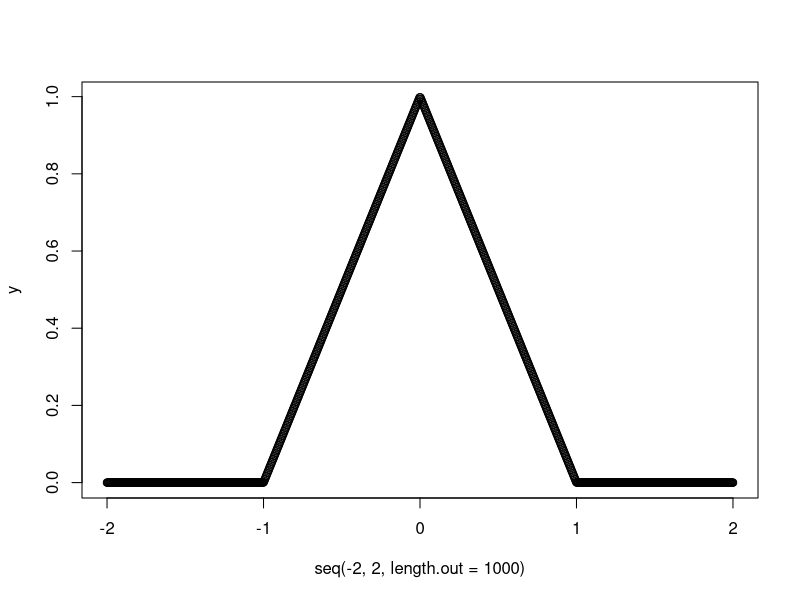
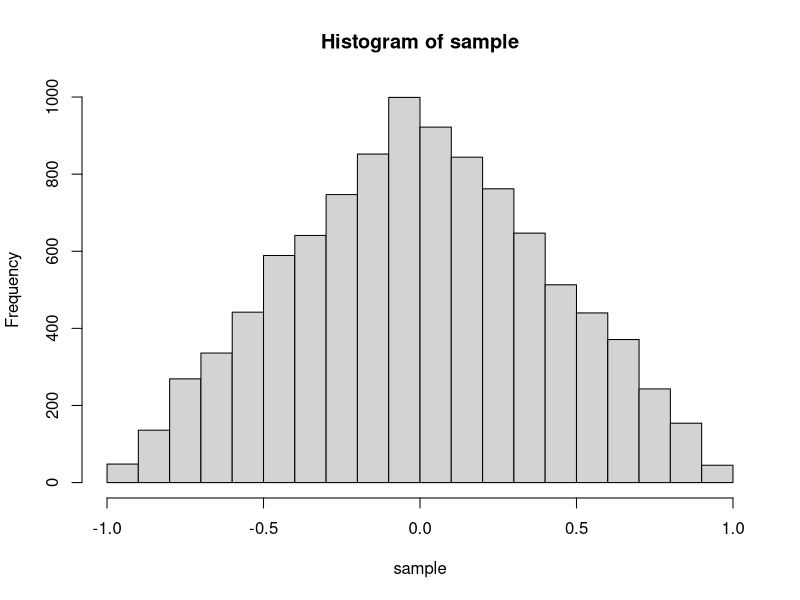
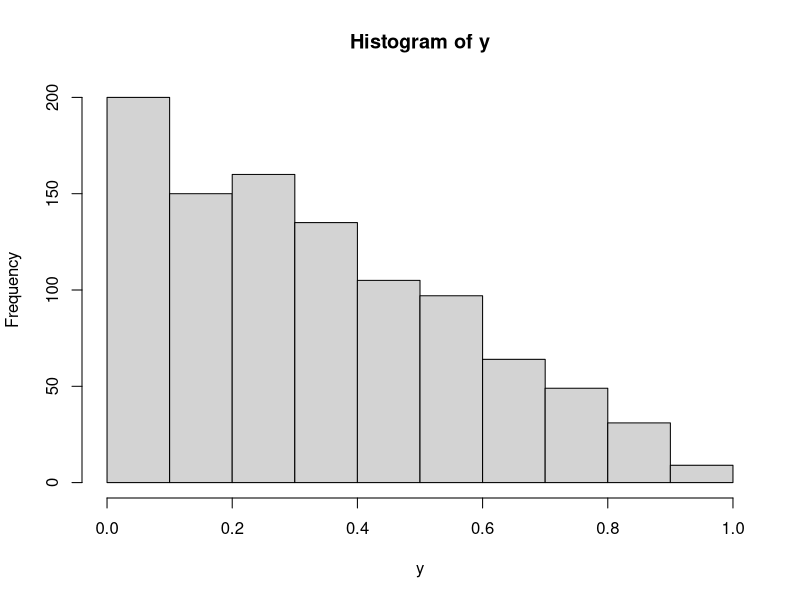
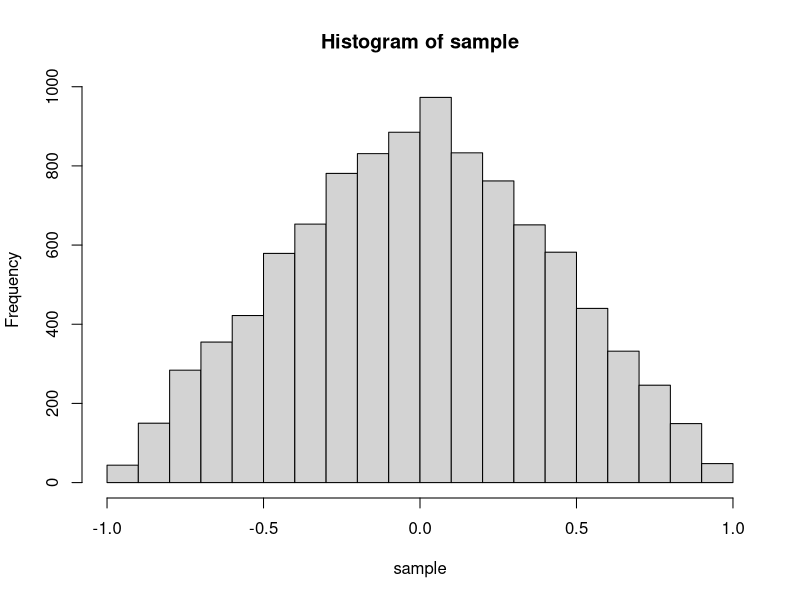
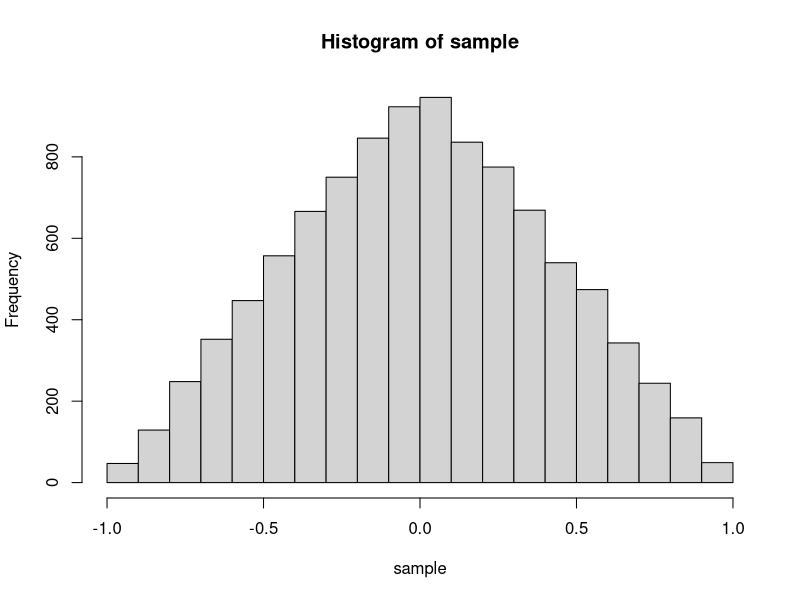
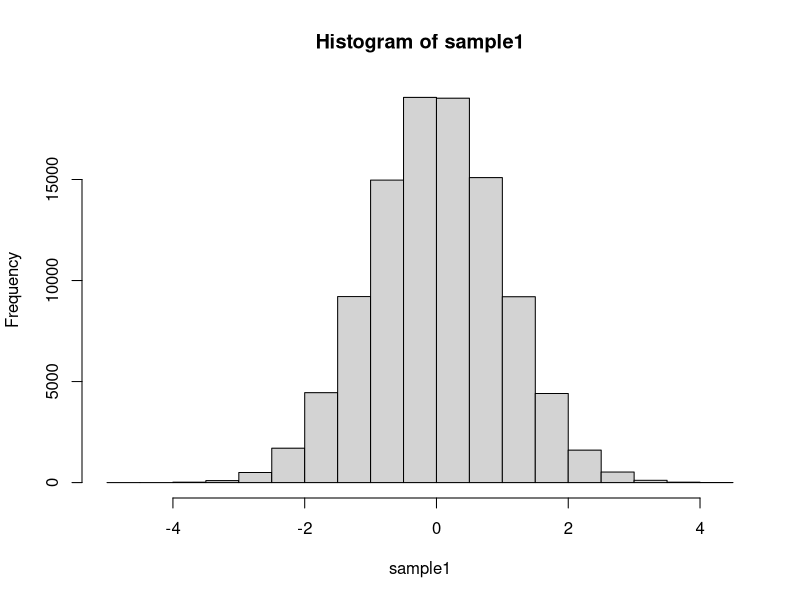
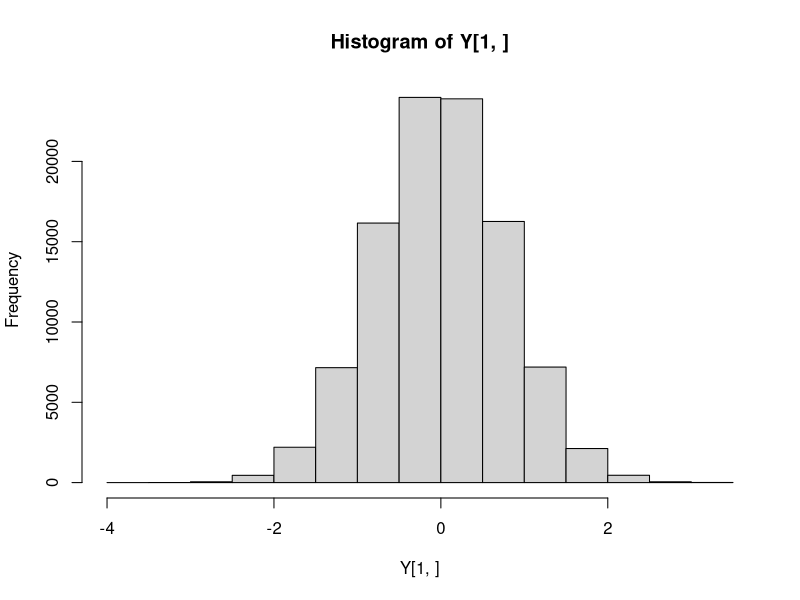
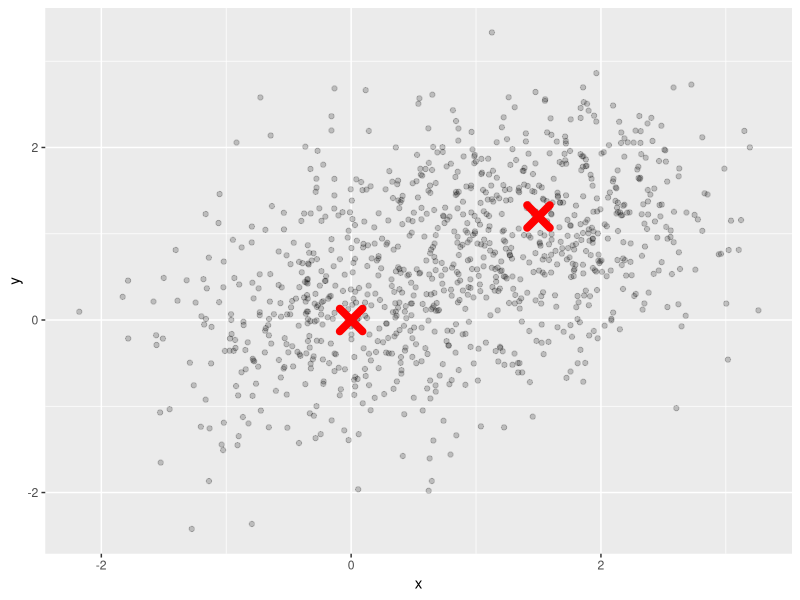

Here is the R script that generated these plots, in order:
## ---- chunk 1

tri_fun <- function(x) {
  
  
  
  
  if (x < -1) {
    return(0)
  } else if (x <= 0) {
    return(x+1)
  } else if (x <= 1) {
    return(1-x)
  } else {
    return(0)
  }
  
}

y <- sapply(seq(-2, 2, length.out = 1000), tri_fun)
plot(seq(-2, 2, length.out = 1000), y)

## ---- chunk 2

set.seed(123)
n <- 10000
rejection_count <- 0
sample <- c()

while(length(sample) < n){
  U1 <- runif(1, -1, 1)
  U2 <- runif(1, 0, 1)
  
  
  
  if (tri_fun(U1) > U2) {
      
      sample <- c(sample, U1)

  } else {
    rejection_count <- rejection_count + 1
  }
}

waste <- rejection_count / (n + rejection_count)
print(waste)

hist(sample)

## ---- chunk 3
#code from slides
u <- runif(1000)
y <- 1 - sqrt(1-u)
hist(y)

set.seed(1234)
sample <- c()
for (i in 1:n) {
  # choosing which distribution to sample from with a 50/50 chance
  distribution_multiplier <- sign(runif(1, -1, 1))
  u <- runif(1)
  y <- 1 - sqrt(1-u)
  
  sample <- c(sample, y*distribution_multiplier)

}

hist(sample)

## ---- chunk 4

set.seed(12345)
sample <- c()
for (i in 1:n) {
  u1 <- runif(1)
  u2 <- runif(1)
  
  sample <- c(sample, u1 - u2)

}

hist(sample)

## ---- chunk 5


system.time({

n <- 100000

sample1 <- c()
sample2 <- c()


for (i in 1:n) {
  A <- runif(1, 0, 2*pi)
  U <- runif(1)
  Y <- sqrt(-2 * log(U))
  
  X1 <- Y * cos(A)
  X2 <- Y * sin(A)
  
  sample1 <- c(sample1, X1)
  sample2 <- c(sample2, X2)

  
}

})

hist(sample1)


## ---- chunk 6
A_t <- chol(matrix(c(0.6, 0, 0, 0.6), 2, 2))
A_t %*% t(A_t)

## ---- chunk 7
X <- rbind(sample1, sample2) |> as.matrix()
dim(X)

# 0 mean
Y <- A_t %*% X

hist(Y[1, ])

## ---- chunk 8
system.time({

x1 <- rnorm(n, 0, sqrt(0.6))
x2 <- rnorm(n, 0, sqrt(0.6))

X <- rbind(x1, x2)
})

## ---- chunk 9
library(mvtnorm)

normal_bivariate <- function(n) {
  
X <- matrix(0, 2, n)

for (i in 1:n) {
  
  U <- runif(1)
  
  if (U < 0.5) {
      X[, i] <- rmvnorm(1, c(0, 0), diag(2) * 0.6)
  } else {
      X[, i] <- rmvnorm(1, c(1.5, 1.2), diag(2) * 0.5)
  }
  
}

library(ggplot2)

df_main <- data.frame(x = X[1, ], y = X[2, ])
df_points <- data.frame(x = c(0, 1.5), y = c(0, 1.2))

ggplot(df_main, aes(x = x, y = y)) +
  geom_point(alpha = 0.2) + 
  geom_point(data = df_points, aes(x = x, y = y),
             shape = 4,      
             color = "red", 
             size = 5, stroke = 4)
}

set.seed(12345)
normal_bivariate(1000)

## ---- chunk 10
set.seed(12345)
normal_bivariate(10000)
